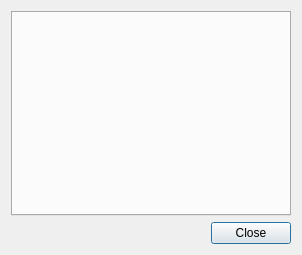
<?xml version="1.0" encoding="UTF-8"?>
<ui version="4.0">
 <class>DialogEvidenceStatus</class>
 <widget class="QDialog" name="DialogEvidenceStatus">
  <property name="geometry">
   <rect>
    <x>0</x>
    <y>0</y>
    <width>302</width>
    <height>255</height>
   </rect>
  </property>
  <property name="windowTitle">
   <string>Evidences</string>
  </property>
  <layout class="QVBoxLayout" name="verticalLayout">
   <item>
    <widget class="QTabWidget" name="tabWidget">
     <property name="currentIndex">
      <number>-1</number>
     </property>
    </widget>
   </item>
   <item>
    <widget class="QDialogButtonBox" name="buttonBox">
     <property name="orientation">
      <enum>Qt::Horizontal</enum>
     </property>
     <property name="standardButtons">
      <set>QDialogButtonBox::Close</set>
     </property>
    </widget>
   </item>
  </layout>
 </widget>
 <resources>
  <include location="../../../icons/icons.qrc"/>
 </resources>
 <connections>
  <connection>
   <sender>buttonBox</sender>
   <signal>accepted()</signal>
   <receiver>DialogEvidenceStatus</receiver>
   <slot>accept()</slot>
   <hints>
    <hint type="sourcelabel">
     <x>248</x>
     <y>254</y>
    </hint>
    <hint type="destinationlabel">
     <x>157</x>
     <y>274</y>
    </hint>
   </hints>
  </connection>
  <connection>
   <sender>buttonBox</sender>
   <signal>rejected()</signal>
   <receiver>DialogEvidenceStatus</receiver>
   <slot>reject()</slot>
   <hints>
    <hint type="sourcelabel">
     <x>316</x>
     <y>260</y>
    </hint>
    <hint type="destinationlabel">
     <x>286</x>
     <y>274</y>
    </hint>
   </hints>
  </connection>
 </connections>
</ui>
